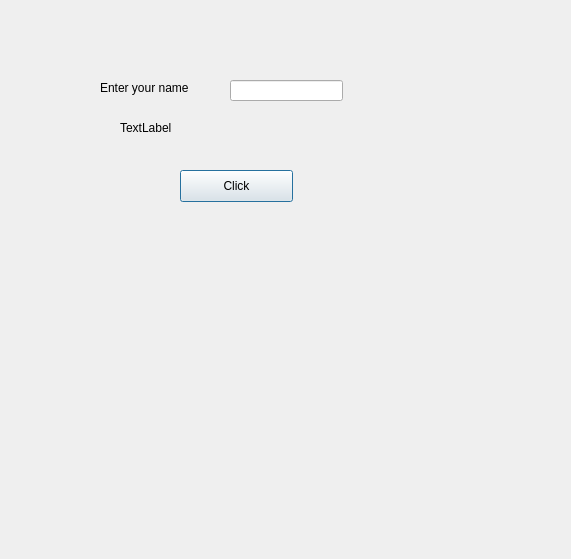
<?xml version="1.0" encoding="UTF-8"?>
<ui version="4.0">
 <class>Dialog</class>
 <widget class="QDialog" name="Dialog">
  <property name="geometry">
   <rect>
    <x>0</x>
    <y>0</y>
    <width>571</width>
    <height>559</height>
   </rect>
  </property>
  <property name="windowTitle">
   <string>Dialog</string>
  </property>
  <widget class="QLabel" name="labelResponse">
   <property name="geometry">
    <rect>
     <x>100</x>
     <y>80</y>
     <width>111</width>
     <height>16</height>
    </rect>
   </property>
   <property name="text">
    <string>Enter your name</string>
   </property>
  </widget>
  <widget class="QLabel" name="label">
   <property name="geometry">
    <rect>
     <x>120</x>
     <y>120</y>
     <width>60</width>
     <height>16</height>
    </rect>
   </property>
   <property name="text">
    <string>TextLabel</string>
   </property>
  </widget>
  <widget class="QLineEdit" name="lineEditName">
   <property name="geometry">
    <rect>
     <x>230</x>
     <y>80</y>
     <width>113</width>
     <height>21</height>
    </rect>
   </property>
  </widget>
  <widget class="QPushButton" name="ButtonClickMe">
   <property name="geometry">
    <rect>
     <x>180</x>
     <y>170</y>
     <width>113</width>
     <height>32</height>
    </rect>
   </property>
   <property name="text">
    <string>Click</string>
   </property>
  </widget>
 </widget>
 <resources/>
 <connections/>
</ui>
